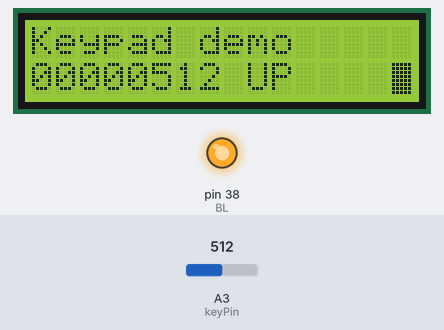
Recording of a sketch running on a simulated Arduino Mega 2560, built for the host (arithmetic inside an expression is 32-bit, double 64-bit). Shown: 16×2 character LCD, output pins drawn as LEDs (lit = HIGH). Inputs (shaded band) come from the test bench; at power-on: A3 (keyPin) = 512. What the sketch prints to the serial monitor is not drawn.

Above: at 1.2 s.
1.3 s: A3 (keyPin) set to 789
At 2.0 s:
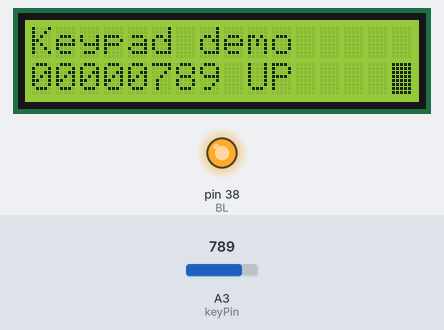
2.9 s: A3 (keyPin) set to 815
At 4.2 s:
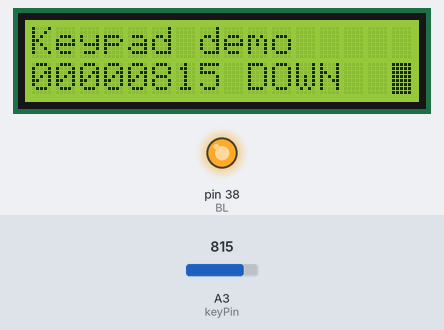
4.5 s: A3 (keyPin) set to 90
At 5.7 s:
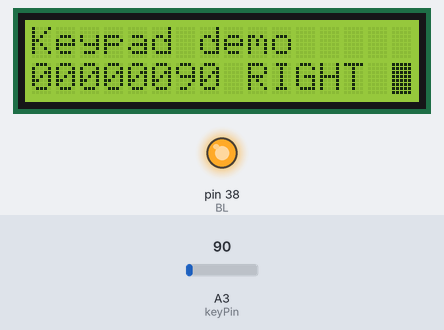
Timing chart, 0 to 7.5 s (numbered marks = the images above; inputs shaded):
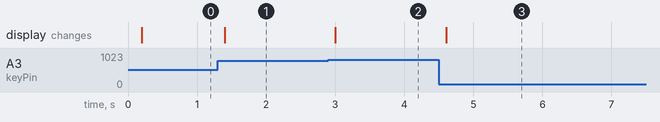

The sketch:

namino_LCD_Keypad_Shield.ino
```cpp
//---------------------------------------
// Project **namino_LCD_Keypad_Shield**
//---------------------------------------
// Purpose of this Project: Show how to use **Robot D1 LCD Keypad Shield** with *Namino Boards*.
// See ReadMe.md for details
//---------------------------------------

#include <LiquidCrystal.h>

#define BLINK_ON    5000            // seconds of cursor blink
#define LOOP_PERIOD   200           // 200ms loop period

// Define LCD Control Pins: LiquidCrystal uses pins D4-D9 to control Keypad board
const int RS = 40;                  // D8 Pin on Shield PB0 on namino
const int Enable = 39;              // D9 Pin on Shield PB1 on namino
const int D4 = 16;                  // D4 Pin on Shield PD4 on namino
const int D5 = 21;                  // D5 Pin on Shield PD5 on namino
const int D6 = 42;                  // D5 Pin on Shield PD6 on namino
const int D7 = 41;                  // D5 Pin on Shield PD7 on namino
const int BL = 38;                  // D10 Pin on Shield PD7 on namino

//Define LCD Size
const int lcdRows = 2;              //  2 Rows
const int lcdCols = 16;             // 16 Columns

//Define Keyboard Const
const int keyPin = 3;               // Analog Input A0 on Shield PC0 on namino
const int btnRIGHT = 0;
const int btnUP = 1;
const int btnDOWN = 2;
const int btnLEFT = 3;
const int btnSELECT = 4;
const int btnNONE = 5;

// Key-Loop Counters
unsigned long lastKeyTouch = 0;
unsigned long lastFieldRead = 0;
unsigned long lastLoop = 0;


//Allocate the LCD variable, with defined Pins
LiquidCrystal lcd(RS, Enable, D4, D5, D6, D7);

// Functions Protos
int readKeyboard();
void setBackLight(bool mode);

void setup() {
  // put your setup code here, to run once:
  // Serial Setup
  Serial.begin(115200);
  while (!Serial);
  Serial.println("Serial Port Started");
  // Set lcd Pins as Output
  pinMode(RS, OUTPUT);
  pinMode(Enable, OUTPUT);
  pinMode(D4, OUTPUT);
  pinMode(D5, OUTPUT);
  pinMode(D6, OUTPUT);
  pinMode(D7, OUTPUT);
  pinMode(BL, OUTPUT);
  // Set Keys pin as input
  pinMode(keyPin, INPUT);
  // LCD Setup
  lcd.begin(lcdCols, lcdRows);
  lcd.noCursor();
  lcd.setCursor(0,0);
  lcd.leftToRight();
  lcd.print("Keypad demo");
  lcd.noBlink();
  setBackLight(true);
  lastKeyTouch = millis();
  Serial.println("Display Init Done");
}

void loop() {
  // put your main code here, to run repeatedly:
  unsigned long theTime = millis();

  // limit loop period
  if (abs( (long long) (theTime - lastLoop)) < LOOP_PERIOD)  {
    return;
  }
  lastLoop = theTime;

  // Read Keyboard
  int buttons = readKeyboard();
  lcd.setCursor(9, 1);
  if(buttons == btnRIGHT)       lcd.print("RIGHT ");
  else if(buttons == btnLEFT)   lcd.print("LEFT  ");
  else if(buttons == btnUP)     lcd.print("UP    ");
  else if(buttons == btnDOWN)   lcd.print("DOWN  ");
  else if(buttons == btnSELECT) lcd.print("SELECT");
  else if(buttons == btnNONE)   lcd.print("NONE  ");
}

int readKeyboard()
{
  int adc_key_in = analogRead(keyPin);
  char buff[16];
  int retValue = 0;

  sprintf(buff, "%08d", adc_key_in);
  Serial.printf("Analog Read Value: [%s]\n", buff);
  lcd.setCursor(0,1);
  lcd.write(buff);

  if (adc_key_in <= 100)            // On my test board mapped as  0
    retValue = btnRIGHT;
  else if (adc_key_in <  800)       // On my test board mapped about as  490
    retValue = btnUP;
  else if (adc_key_in < 1500)       // On my test board mapped about as  1230
    retValue = btnDOWN;
  else if (adc_key_in < 2200)       // On my test board mapped about as  1830
    retValue = btnLEFT;
  else if (adc_key_in < 3500)       // On my test board mapped about as  2780
    retValue = btnSELECT;
  else                              // On my test board mapped as  4095
    retValue = btnNONE;
  // almost one key is pressed
  if (retValue != btnNONE)  {
    lastKeyTouch = millis();
  }
  // Check keyboard delay
  if (millis() - lastKeyTouch > BLINK_ON)  {
    lcd.noBlink();
    setBackLight(false);
  }
  else  {
    lcd.blink();
    setBackLight(true);
  }
  // Retur Keycode
  return retValue;
}

void setBackLight(bool mode)
{
  digitalWrite(BL, mode ? HIGH : LOW);
}
```

Measured:
- the behaviour switches between 799 and 800 on A3 (keyPin) (found by bisection; images 1 and 2)
- after the input at 1.3 s, the display: changes after 0.10 s (image 1)
- after the input at 2.9 s, the display: changes after 0.10 s (image 2)
- after the input at 4.5 s, the display: changes after 0.10 s (image 3)
